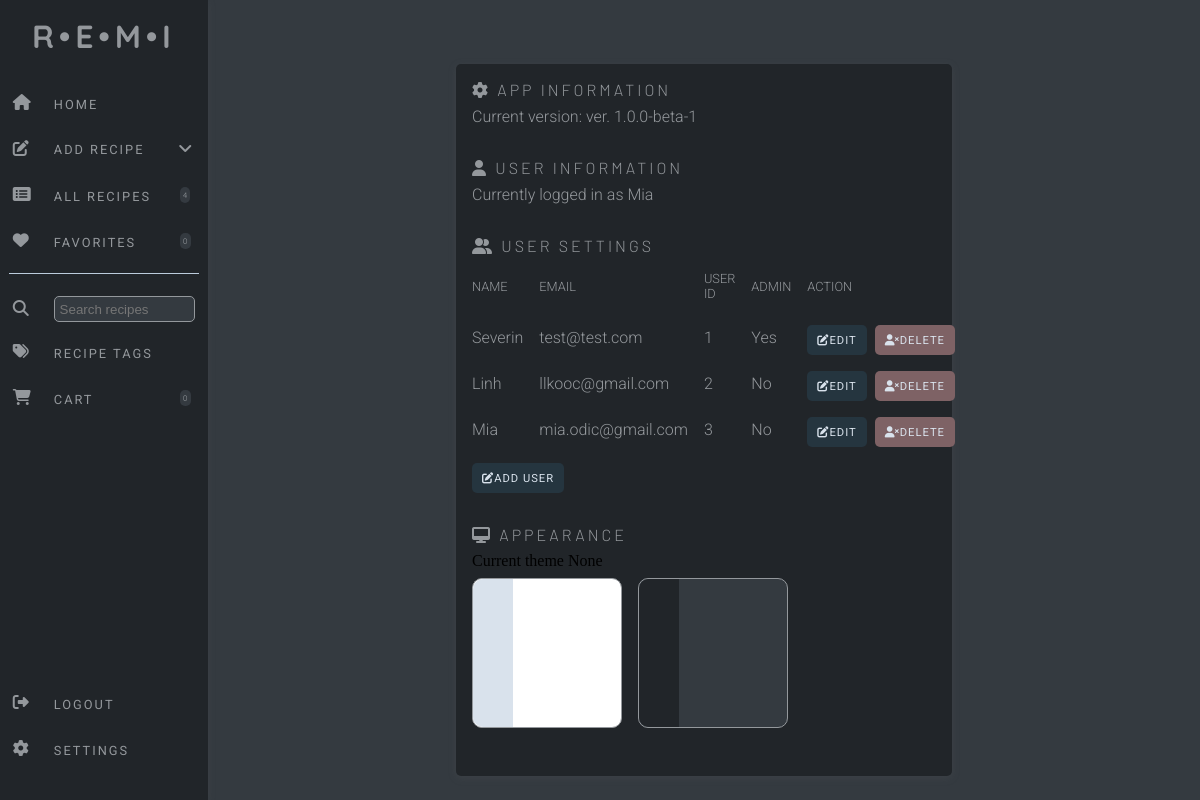
The app's page /settings (signed in) with its own data.
### website/models.py (models this page shows)
class User(db.Model, UserMixin):
    id = db.Column(db.Integer, primary_key=True)
    email = db.Column(db.String(150), unique=True)
    password = db.Column(db.String(150))
    first_name = db.Column(db.String(50))
    admin = db.Column(db.Boolean, default=False)
    recipes = db.relationship('Recipe')
    theme = db.Column(db.String, default="1")

### website/views.py (the view, shortened to what this page needs)
@views.route('/settings', methods=['GET', 'POST'])
@login_required
def settings():
    favorite_total = Recipe.query.filter_by(username=current_user.id, favorite=True).count()
    total_recipes = Recipe.query.filter_by(username=current_user.id).count()
    shopping_list = ShoppingList.query.filter_by(username=current_user.id).count()
    user = User.query.filter_by(id=current_user.id).first()
    theme = user.theme
    all_users = User.query.all()
    return render_template("settings.html", favorite_total=favorite_total, total_recipes=total_recipes, shopping_list=shopping_list, user=current_user,
                           all_users=all_users, theme=theme)

### website/__init__.py (called while the page is built)
def create_app():
    app = Flask(__name__)
    app.config['SECRET_KEY'] = 'sdf897sdf987'
    app.config['SQLALCHEMY_DATABASE_URI'] = f'sqlite:///{DB_NAME}'
    db.init_app(app)
    migrate.init_app(app, db)
    from .views import views
    from .auth import auth
    app.register_blueprint(views, url_prefix='/')
    app.register_blueprint(auth, url_prefix='/')
    from .models import User, Recipe
    with app.app_context():
        db.create_all()
    login_manager = LoginManager()
    login_manager.login_view = 'auth.login'
    login_manager.init_app(app)
    @login_manager.user_loader
    def load_user(id):
        return User.query.get(int(id))
    return app

### website/templates/settings.html (shortened to what this page needs)
{% extends "base.html" %} {% block title %}Home{% endblock %} {% block
    content %}
    <div class="body-wrapper-settings">
      <div class="settings-display">
        <div class="title-settings">
          <i class="fa-solid fa-gear"></i> App Information
        </div>
        <div class="content-settings">
          Current version: ver. 1.0.0-beta-1
        </div>
        <div class="title-settings">
          <i class="fa-solid fa-user"></i> User information
        </div>
        <div class="content-settings">
          Currently logged in as {{ user.first_name }}
        </div>
        <div class="title-settings">
          <i class="fa-solid fa-user-group"></i> User Settings
        </div>
        <div class="content-settings">
          <div class="users-headings">
            <span class="user-info-heading">Name</span>
            <span class="user-info-heading">Email</span>
            <span class="user-info-heading">User ID</span>
            <span class="user-info-heading">Admin</span>
            <span class="user-info-heading">Action</span>
            {% for user in all_users %}
            <span class="user-info">{{ user.first_name }}</span>
            <span class="user-info">{{ user.email }}</span>
            <span class="user-info">{{ user.id }}</span>
            <span class="user-info">{% if user.admin %}Yes{% else %}No{% endif %}</span>
            <span class="user-control"><button class="button-user-primary" data-user-id="{{ user.id }}" onclick="editUser({{ user.id }})"><i class="fa-solid fa-pen-to-square"></i> Edit</button><button class="button-user-delete" id="deleteUser" onclick="deleteUser({{ user.id }}, '{{ user.first_name }}')"><i class="fa-solid fa-user-xmark"></i> Delete</button></span>
          {% endfor %}
          </div>
          <div class="add-user">
          <button class="button-user-primary" id="addUser"><i class="fa-solid fa-pen-to-square"></i> Add User</button>
          </div>
        </div>
        <div class="title-settings">
          <i class="fa-solid fa-desktop"></i> Appearance
        </div>
        Current theme {{ theme }}
        <div class="content-settings-theme">
          <a href="/theme/light">
          <div class="theme-container-light">
            <div class="nav-light">
            </div>
          </div>
          </a>
          <a href="/theme/dark">
          <div class="theme-container-dark">
            <div class="nav-dark">
            </div>
          </div>
        </a>
        </div>
      </div>
    </div>
    {% endblock %}

### website/static/css/dark.css (style rules this page uses)
* { margin: 0; padding: 0; box-sizing: border-box; }
body { position: relative; }
:root { --nav-background: #212529; --nav-background-light: #D9E2EC; --main-background: #343a40; --logo-color: #94989c; --nav-items-color: #94989c; --nav-icon-color: #94989c; --nav-items-hover: #484b4e; --nav-text-color: #94989c; --search-input-color: #343a40; --pill-background: #343a40; --recipe-card-background: #212529; --primary-button: #25353f; --secondary-button: #D9E2EC; --recipe-tag-background: #212529be; --instructions-background: #212529; --information-wrapper: #212529; --recipe-icons: #94989c; --tags-wrapper: #212529; --modal-delete: #7e6265; }
body { background-color: var(--main-background); }
.body-wrapper-settings { display: flex; width: 100%; justify-content: center; margin-top: 4rem; }
.settings-display { width: 50%; display: flex; flex-direction: column; padding: 1rem; background-color: var(--recipe-card-background); border-radius: 5px; margin: 0; position: relative; box-shadow: rgba(99, 99, 99, 0.2) 0px 2px 8px 0px; }
.title-settings { font-family: 'Barlow', sans-serif; color: var(--nav-icon-color); text-transform: uppercase; letter-spacing: 3px; font-size: 1rem; font-weight: 300; margin-bottom: .5rem; }
.content-settings { margin-bottom: 2rem; font-family: 'Roboto', sans-serif; color: var(--nav-items-color); font-weight: 300; }
.content-settings-theme { margin-bottom: 2rem; margin-top: .5rem; display: flex; gap: 1rem; font-family: 'Roboto', sans-serif; color: var(--nav-items-color); font-weight: 300; }
.users-headings { display: grid; border-color: rgb(191, 186, 205); grid-template-columns: 1fr 1fr 1fr 1fr auto; align-items: center; gap: 1rem; margin-bottom: .5rem; margin-top: .5rem; grid-auto-flow: row; }
.button-user-primary { background-color: var(--primary-button); border: none; border-radius: 5px; height: 30px; display: flex; align-items: center; justify-content: center; padding: 3px; padding-left: 10px; padding-right: 10px; text-transform: uppercase; font-family: 'Roboto', sans-serif; letter-spacing: 1px; font-size: .7rem; color: #D9E2EC; align-self: start; }
.button-user-delete { background-color: var(--modal-delete); border: none; border-radius: 5px; height: 30px; display: flex; align-items:center; justify-content: center; padding: 3px; padding-left: 10px; padding-right: 10px; text-transform: uppercase; font-family: 'Roboto', sans-serif; letter-spacing: 1px; font-size: .7rem; color: #D9E2EC; align-self: start; }
.user-control { display: flex; gap: .5rem; }
.add-user { display: flex; margin-top: 1rem; }
.theme-container-light { width: 150px; height: 150px; display: flex; border-radius: 10px; border: 1px solid; border-color: var(--nav-text-color); background-color: white; }
.nav-light { width: 40px; height: 100%; border-top-left-radius: 10px; border-bottom-left-radius: 10px; background-color: var(--nav-background-light); }
.theme-container-dark { width: 150px; height: 150px; display: flex; border-radius: 10px; border: 1px solid; border-color: var(--nav-text-color); background-color: var(--main-background); }
.nav-dark { width: 40px; height: 100%; border-top-left-radius: 10px; border-bottom-left-radius: 10px; background-color: var(--nav-background); }
.user-info-heading { text-transform: uppercase; font-size: .8rem; margin-bottom: .5rem; }
.user-info { margin-bottom: .3rem; }

### records on screen
User: first_name "Mia", email "mia.odic@gmail.com", id "3", shows "No"
User: first_name "Severin", email "test@test.com", id "1", admin "Yes"
User: first_name "Linh", email "llkooc@gmail.com", id "2", shows "No"

### other values on screen
{{ total_recipes }} "4"
{{ favorite_total }} "0"
{{ theme }} "None"
